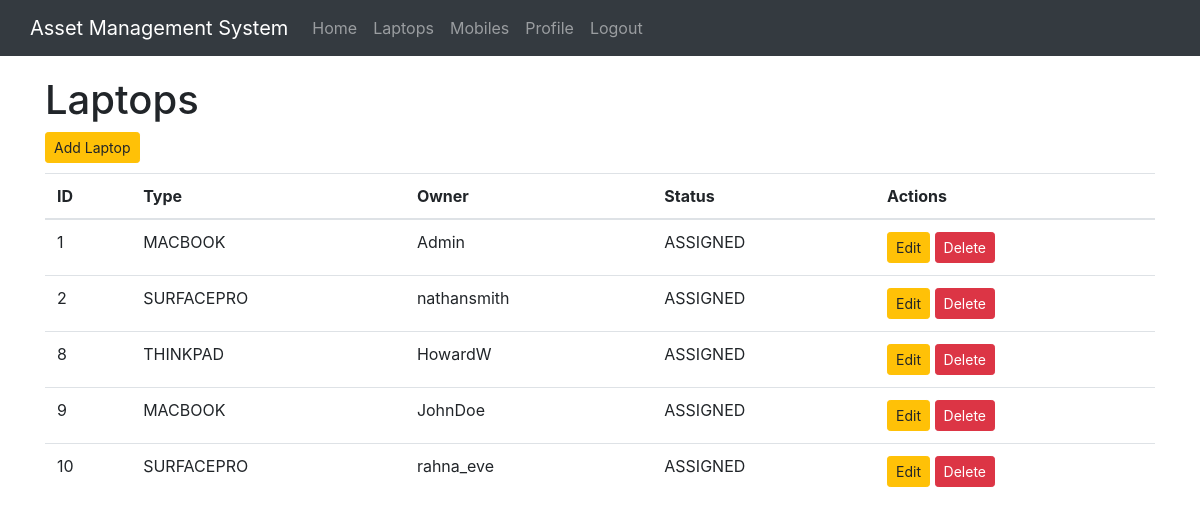
The page /display_laptops (signed in) on the database as committed earlier.
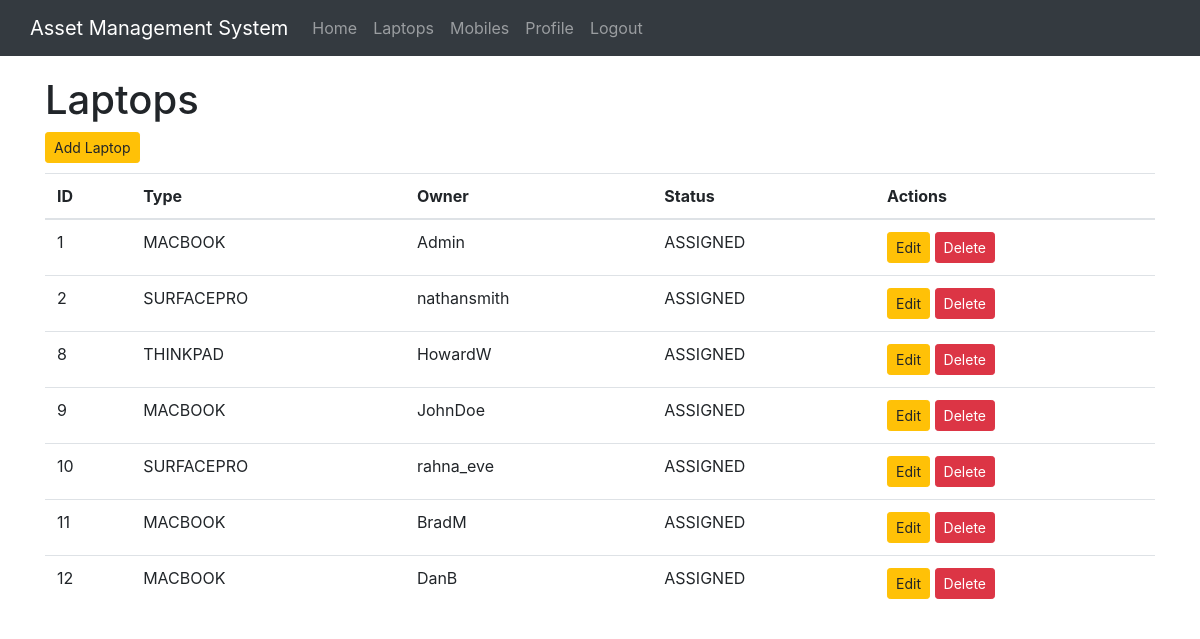
The same page on the database as committed later.
### inventory/models.py (models this page shows, shortened)
class Laptop(models.Model):
    type_choices = (
        ("SURFACEPRO", "Surface Pro"),
        ("MACBOOK", "MacBook"),
        ("THINKPAD", "Thinkpad"),
    )
    type = models.CharField(max_length=100, choices=type_choices, blank=False)
    owner = models.ForeignKey(User, blank=True, null=True, on_delete=models.CASCADE)
    status_choices = (
        ("AVAILABLE", "Device is available to be assigned"),
        ("ASSIGNED", "Device is assigned to a staff member"),
        ("SETUP_REQUIRED", "This device needs setting up before it can be assigned"),
    )
    status = models.CharField(max_length=100, choices=status_choices, blank=False)

### inventory/views.py (the view)
# urls.py: re_path(r"^display_laptops$", display_laptops, name="display_laptops"),
def display_laptops(request):
    items = Laptop.objects.all()
    context = {
        "items": items,
        "header": "Laptops",
    }
    return render(request, "inventory/index.html", context)

### inventory/templates/inventory/index.html (shortened to what this page needs)
{% extends 'inventory/base.html' %}
{% block body%}
    <h1>{{ header }}</h1>
    {% if user.is_authenticated %}
        {% if header == "Home" %}
            <h2>Welcome to the Asset Management System for NHSD</h2>
            <p>Please select from one of the two following options</p>
            <a href="{% url 'display_laptops' %}" class="btn btn-primary btn-md" role="button">Laptops</a>
            <a href="{% url 'display_mobiles' %}" class="btn btn-primary btn-md" role="button">Mobiles</a>
        {% else %}
            <div class="button-group">
                {% if header == "Laptops" %}
                    <a href="{% url 'add_laptop' %}" class="btn btn-warning btn-sm" role="button">Add Laptop</a>
                {% elif header == "Mobiles" %}
                    <a href="{% url 'add_mobile' %}" class="btn btn-warning btn-sm" role="button">Add Mobile</a>
                {% endif %}
            </div>
            <table class="table table-hover">
                <thead>
                    <tr>
                        <th>ID</th>
                        <th>Type</th>
                        <th>Owner</th>
                        <th>Status</th>
                        <th>Actions</th>
                    </tr>
                </thead>
                <tbody>
                    {% for item in items %}
                        <tr>
                            <td>{{ item.pk }}</td>
                            <td>{{ item.type }}</td>
                            <td>{{ item.owner.username }}</td>
                            <td>{{ item.status }}</td>
                            {% if header == "Laptops" %}
                            <td>
                                <a href="{% url 'edit_laptop' item.pk %}" class="btn btn-warning btn-sm" role="button">Edit</a>
                                {% if user.is_superuser %}
                                    <a href="{% url 'delete_laptop' item.pk %}" class="btn btn-danger btn-sm" role="button">Delete</a>
                                {% endif %}
                            </td>
                            {% endif %}
                        </tr>
                    {% endfor %}
                </tbody>
            </table>
        {% endif %}
    {% endif %}
{% endblock %}

### inventory/templates/inventory/base.html (shortened to what this page needs)
<html>
    <head>
        {% load static %}
        <link rel="stylesheet" href="{% static 'css/style.css'%}">
        <link rel="stylesheet" href="https://cdn.jsdelivr.net/npm/bootstrap@4.6.1/dist/css/bootstrap.min.css">
    </head>
    <body>
        <nav class="navbar navbar-expand navbar-dark bg-dark">
          <div class="container">
              <a class="navbar-brand" href="#">Asset Management System</a>
              <div class="collapse navbar-collapse" id="navbarsExample02">
                <ul class="navbar-nav mr-auto">
                  <li class="nav-item">
                    <a class="nav-link" href="{% url 'index' %}">
                      Home<span class="sr-only">(current)</span>
                    </a>
                  </li>
                  {% if user.is_authenticated %}
                    <li class="nav-item">
                      <a class="nav-link" href="{% url 'display_laptops' %}">
                        Laptops
                      </a>
                    </li>
                    <li class="nav-item">
                      <a class="nav-link" href="{% url 'display_mobiles' %}">
                        Mobiles
                      </a>
                    </li>
                    <li class="nav-item">
                      <a class="nav-link" href="{% url 'display_profile' %}">
                          Profile
                      </a>
                    </li>
                    <li class="nav-item">
                      <a class="nav-link" href="{% url 'logout' %}">
                          Logout
                      </a>
                    </li>
                  {% endif %}
                </ul>
              </div>
            </div>
          </nav>
        <div class="container main-body">
          {% block body %}
          {% endblock %}
        </div>
    </body>
</html>

### inventory/static/css/style.css (style rules this page uses)
.main-body { padding: 20px 0px 20px 0px; }
.table { margin: 10px 0px 10px 0px; }

Rows that differ between the two databases and show on the page:
added Laptop: pk "11", type "MACBOOK", owner.username "BradM", status "ASSIGNED"
added Laptop: pk "12", type "MACBOOK", owner.username "DanB", status "ASSIGNED"
